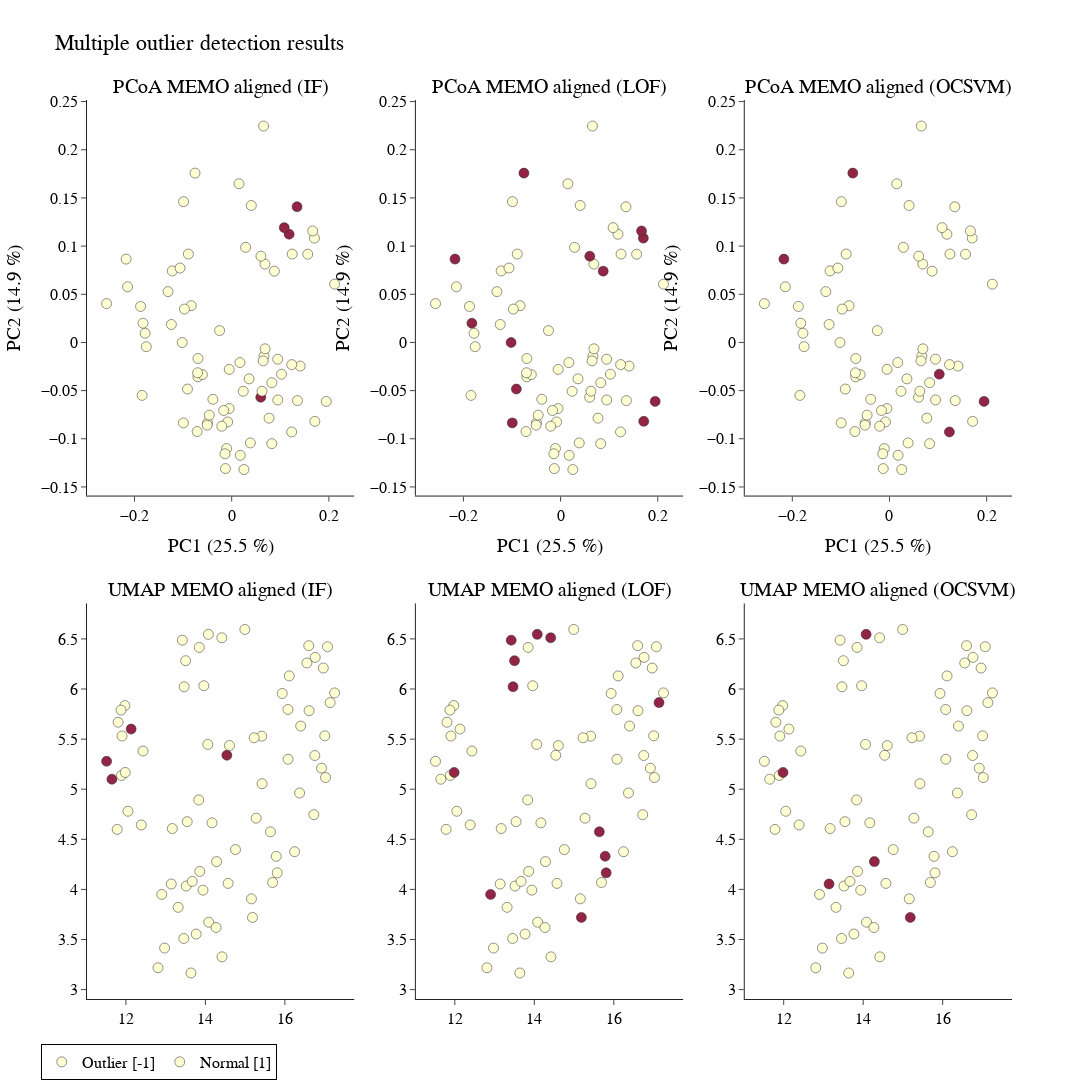

The cell this chart's notebook holds for it:
### Markdown cell above
#### SC.2.1 PCoA + UMAP combined visualization

### Code cell
pcoa_umap_2d(
    matrix= metric_df,
    data = SC,
    metric= 'braycurtis', 
    filename_header=filename_header)

### Figure 1 — Plotly figure (JSON) as saved in the notebook; plotly's stock layout.template omitted (floating-point values rounded to 4 significant figures)
{"data": [{"hovertext": ["LQ-01-61-01_pos.mzXML", "LQ-01-61-02_pos.mzXML", "LQ-01-61-03_pos.mzXML", "LQ-01-61-04_pos.mzXML", "LQ-01-61-05_pos.mzXML", "LQ-01-61-06_pos.mzXML", "LQ-01-61-07_pos.mzXML", "LQ-01-61-08_pos.mzXML", "LQ-01-61-09_pos.mzXML", "LQ-01-61-10_pos.mzXML", "LQ-01-61-11_pos.mzXML", "LQ-01-61-12_pos.mzXML", "LQ-01-61-13_pos.mzXML", "LQ-01-61-14_pos.mzXML", "LQ-01-61-15_pos.mzXML", "LQ-01-61-16_pos.mzXML", "LQ-01-61-17_pos.mzXML", "LQ-01-61-18_pos.mzXML", "LQ-01-61-19_pos.mzXML", "LQ-01-61-20_pos.mzXML", "LQ-01-61-21_pos.mzXML", "LQ-01-61-22_pos.mzXML", "LQ-01-61-23_pos.mzXML", "LQ-01-61-24_pos.mzXML", "LQ-01-61-25_pos.mzXML", "LQ-01-61-26_pos.mzXML", "LQ-01-61-27_pos.mzXML", "LQ-01-61-28_pos.mzXML", "LQ-01-61-29_pos.mzXML", "LQ-01-61-30_pos.mzXML", "LQ-01-61-31_pos.mzXML", "LQ-01-61-32_pos.mzXML", "LQ-01-61-33_pos.mzXML", "LQ-01-61-34_pos.mzXML", "LQ-01-61-35_pos.mzXML", "LQ-01-61-36_pos.mzXML", "LQ-01-61-37_pos.mzXML", "LQ-01-61-38_pos.mzXML", "LQ-01-61-39_pos.mzXML", "LQ-01-61-40_pos.mzXML", "LQ-01-61-41_pos.mzXML", "LQ-01-61-42_pos.mzXML", "LQ-01-61-43_pos.mzXML", "LQ-01-61-44_pos.mzXML", "LQ-01-61-45_pos.mzXML", "LQ-01-61-46_pos.mzXML", "LQ-01-61-47_pos.mzXML", "LQ-01-61-48_pos.mzXML", "LQ-01-61-49_pos.mzXML", "LQ-01-61-50_pos.mzXML", "LQ-01-61-51_pos.mzXML", "LQ-01-61-52_pos.mzXML", "LQ-01-61-53_pos.mzXML", "LQ-01-61-54_pos.mzXML", "LQ-01-61-55_pos.mzXML", "LQ-01-61-56_pos.mzXML", "LQ-01-61-57_pos.mzXML", "LQ-01-61-58_pos.mzXML", "LQ-01-61-59_pos.mzXML", "LQ-01-61-60_pos.mzXML", "LQ-01-61-61_pos.mzXML", "LQ-01-61-62_pos.mzXML", "LQ-01-61-63_pos.mzXML", "LQ-01-61-64_pos.mzXML", "LQ-01-61-65_pos.mzXML", "LQ-01-61-66_pos.mzXML", "LQ-01-61-67_pos.mzXML", "LQ-01-61-68_pos.mzXML", "LQ-01-61-69_pos.mzXML", "LQ-01-61-70_pos.mzXML", "LQ-01-61-71_pos.mzXML", "LQ-01-61-72_pos.mzXML", "LQ-01-61-73_pos.mzXML", "LQ-01-61-74_pos.mzXML", "LQ-01-61-75_pos.mzXML", "LQ-01-61-78_pos.mzXML"], "marker": {"color": [1, 1, -1, -1, -1, -1, 1, 1, 1, 1, 1, 1, 1, 1, 1, 1, 1, 1, 1, 1, 1, 1, 1, 1, 1, 1, 1, 1, 1, 1, 1, 1, 1, 1, 1, 1, 1, 1, 1, 1, 1, 1, 1, 1, 1, 1, 1, 1, 1, 1, 1, 1, 1, 1, 1, 1, 1, 1, 1, 1, 1, 1, 1, 1, 1, 1, 1, 1, 1, 1, 1, 1, 1, 1, 1, 1], "colorscale": [[0, "rgb(128,0,38)"], [0.125, "rgb(189,0,38)"], [0.25, "rgb(227,26,28)"], [0.375, "rgb(252,78,42)"], [0.5, "rgb(253,141,60)"], [0.625, "rgb(254,178,76)"], [0.75, "rgb(254,217,118)"], [0.875, "rgb(255,237,160)"], [1, "rgb(255,255,204)"]], "line": {"color": "black", "width": 0.5}, "showscale": false, "size": 10}, "mode": "markers", "opacity": 0.85, "showlegend": false, "type": "scatter", "x": [-0.08918, 0.06847, 0.1345, 0.1182, 0.0598, 0.1082, 0.1947, -0.2574, -0.2144, -0.005231, 0.1025, -0.04967, -0.005017, 0.0656, -0.0165, 0.02379, 0.02869, -0.02495, 0.1712, 0.07694, -0.06939, -0.1018, -0.1825, 0.06655, 0.08259, 0.02525, -0.008293, -0.1875, -0.1223, -0.06946, 0.2118, 0.141, 0.01772, 0.06482, 0.1234, -0.02034, 0.04036, 0.01698, -0.01284, 0.0384, 0.06012, -0.06026, -0.1242, 0.06874, 0.09485, -0.01052, -0.09101, 0.06244, 0.08266, 0.09473, -0.03866, -0.05036, 0.03587, 0.08773, 0.1703, 0.1666, -0.08331, 0.1354, -0.07115, -0.2173, -0.07011, -0.1781, -0.01379, -0.04605, -0.1844, -0.131, -0.09907, -0.1757, -0.1062, 0.01502, -0.0973, -0.09938, 0.1245, 0.1565, 0.1236, -0.07547], "xaxis": "x", "y": [0.09175, 0.0813, 0.1408, 0.1123, -0.05689, 0.1192, -0.06121, 0.04031, 0.05775, -0.06862, -0.03298, -0.08341, -0.02797, 0.2246, -0.07066, -0.0507, 0.09869, 0.01227, -0.0819, -0.0786, -0.01669, -0.0001019, 0.01989, -0.01423, -0.1051, -0.1319, -0.08251, 0.03735, 0.07423, -0.03571, 0.06049, -0.02453, -0.1171, -0.01909, -0.09288, -0.08695, 0.1421, -0.02088, -0.1309, -0.1043, 0.08952, -0.03335, 0.01863, -0.006606, -0.05968, -0.1101, -0.04839, -0.05063, -0.04182, -0.01739, -0.05902, -0.08584, -0.03779, 0.07399, 0.1083, 0.1157, 0.03813, -0.06036, -0.09247, 0.08651, -0.0315, 0.009543, -0.1155, -0.07547, -0.05496, 0.05273, 0.1461, -0.004434, 0.0772, 0.1647, 0.03465, -0.08351, 0.09171, 0.09157, -0.02302, 0.1757], "yaxis": "y"}, {"hovertext": ["LQ-01-61-01_pos.mzXML", "LQ-01-61-02_pos.mzXML", "LQ-01-61-03_pos.mzXML", "LQ-01-61-04_pos.mzXML", "LQ-01-61-05_pos.mzXML", "LQ-01-61-06_pos.mzXML", "LQ-01-61-07_pos.mzXML", "LQ-01-61-08_pos.mzXML", "LQ-01-61-09_pos.mzXML", "LQ-01-61-10_pos.mzXML", "LQ-01-61-11_pos.mzXML", "LQ-01-61-12_pos.mzXML", "LQ-01-61-13_pos.mzXML", "LQ-01-61-14_pos.mzXML", "LQ-01-61-15_pos.mzXML", "LQ-01-61-16_pos.mzXML", "LQ-01-61-17_pos.mzXML", "LQ-01-61-18_pos.mzXML", "LQ-01-61-19_pos.mzXML", "LQ-01-61-20_pos.mzXML", "LQ-01-61-21_pos.mzXML", "LQ-01-61-22_pos.mzXML", "LQ-01-61-23_pos.mzXML", "LQ-01-61-24_pos.mzXML", "LQ-01-61-25_pos.mzXML", "LQ-01-61-26_pos.mzXML", "LQ-01-61-27_pos.mzXML", "LQ-01-61-28_pos.mzXML", "LQ-01-61-29_pos.mzXML", "LQ-01-61-30_pos.mzXML", "LQ-01-61-31_pos.mzXML", "LQ-01-61-32_pos.mzXML", "LQ-01-61-33_pos.mzXML", "LQ-01-61-34_pos.mzXML", "LQ-01-61-35_pos.mzXML", "LQ-01-61-36_pos.mzXML", "LQ-01-61-37_pos.mzXML", "LQ-01-61-38_pos.mzXML", "LQ-01-61-39_pos.mzXML", "LQ-01-61-40_pos.mzXML", "LQ-01-61-41_pos.mzXML", "LQ-01-61-42_pos.mzXML", "LQ-01-61-43_pos.mzXML", "LQ-01-61-44_pos.mzXML", "LQ-01-61-45_pos.mzXML", "LQ-01-61-46_pos.mzXML", "LQ-01-61-47_pos.mzXML", "LQ-01-61-48_pos.mzXML", "LQ-01-61-49_pos.mzXML", "LQ-01-61-50_pos.mzXML", "LQ-01-61-51_pos.mzXML", "LQ-01-61-52_pos.mzXML", "LQ-01-61-53_pos.mzXML", "LQ-01-61-54_pos.mzXML", "LQ-01-61-55_pos.mzXML", "LQ-01-61-56_pos.mzXML", "LQ-01-61-57_pos.mzXML", "LQ-01-61-58_pos.mzXML", "LQ-01-61-59_pos.mzXML", "LQ-01-61-60_pos.mzXML", "LQ-01-61-61_pos.mzXML", "LQ-01-61-62_pos.mzXML", "LQ-01-61-63_pos.mzXML", "LQ-01-61-64_pos.mzXML", "LQ-01-61-65_pos.mzXML", "LQ-01-61-66_pos.mzXML", "LQ-01-61-67_pos.mzXML", "LQ-01-61-68_pos.mzXML", "LQ-01-61-69_pos.mzXML", "LQ-01-61-70_pos.mzXML", "LQ-01-61-71_pos.mzXML", "LQ-01-61-72_pos.mzXML", "LQ-01-61-73_pos.mzXML", "LQ-01-61-74_pos.mzXML", "LQ-01-61-75_pos.mzXML", "LQ-01-61-78_pos.mzXML"], "marker": {"color": [1, 1, 1, 1, 1, 1, -1, 1, 1, 1, 1, 1, 1, 1, 1, 1, 1, 1, -1, 1, 1, -1, -1, 1, 1, 1, 1, 1, 1, 1, 1, 1, 1, 1, 1, 1, 1, 1, 1, 1, -1, 1, 1, 1, 1, 1, -1, 1, 1, 1, 1, 1, 1, -1, -1, -1, 1, 1, 1, -1, 1, 1, 1, 1, 1, 1, 1, 1, 1, 1, 1, -1, 1, 1, 1, -1], "colorscale": [[0, "rgb(128,0,38)"], [0.125, "rgb(189,0,38)"], [0.25, "rgb(227,26,28)"], [0.375, "rgb(252,78,42)"], [0.5, "rgb(253,141,60)"], [0.625, "rgb(254,178,76)"], [0.75, "rgb(254,217,118)"], [0.875, "rgb(255,237,160)"], [1, "rgb(255,255,204)"]], "line": {"color": "black", "width": 0.5}, "showscale": false, "size": 10}, "mode": "markers", "opacity": 0.85, "showlegend": false, "type": "scatter", "x": [-0.08918, 0.06847, 0.1345, 0.1182, 0.0598, 0.1082, 0.1947, -0.2574, -0.2144, -0.005231, 0.1025, -0.04967, -0.005017, 0.0656, -0.0165, 0.02379, 0.02869, -0.02495, 0.1712, 0.07694, -0.06939, -0.1018, -0.1825, 0.06655, 0.08259, 0.02525, -0.008293, -0.1875, -0.1223, -0.06946, 0.2118, 0.141, 0.01772, 0.06482, 0.1234, -0.02034, 0.04036, 0.01698, -0.01284, 0.0384, 0.06012, -0.06026, -0.1242, 0.06874, 0.09485, -0.01052, -0.09101, 0.06244, 0.08266, 0.09473, -0.03866, -0.05036, 0.03587, 0.08773, 0.1703, 0.1666, -0.08331, 0.1354, -0.07115, -0.2173, -0.07011, -0.1781, -0.01379, -0.04605, -0.1844, -0.131, -0.09907, -0.1757, -0.1062, 0.01502, -0.0973, -0.09938, 0.1245, 0.1565, 0.1236, -0.07547], "xaxis": "x2", "y": [0.09175, 0.0813, 0.1408, 0.1123, -0.05689, 0.1192, -0.06121, 0.04031, 0.05775, -0.06862, -0.03298, -0.08341, -0.02797, 0.2246, -0.07066, -0.0507, 0.09869, 0.01227, -0.0819, -0.0786, -0.01669, -0.0001019, 0.01989, -0.01423, -0.1051, -0.1319, -0.08251, 0.03735, 0.07423, -0.03571, 0.06049, -0.02453, -0.1171, -0.01909, -0.09288, -0.08695, 0.1421, -0.02088, -0.1309, -0.1043, 0.08952, -0.03335, 0.01863, -0.006606, -0.05968, -0.1101, -0.04839, -0.05063, -0.04182, -0.01739, -0.05902, -0.08584, -0.03779, 0.07399, 0.1083, 0.1157, 0.03813, -0.06036, -0.09247, 0.08651, -0.0315, 0.009543, -0.1155, -0.07547, -0.05496, 0.05273, 0.1461, -0.004434, 0.0772, 0.1647, 0.03465, -0.08351, 0.09171, 0.09157, -0.02302, 0.1757], "yaxis": "y2"}, {"hovertext": ["LQ-01-61-01_pos.mzXML", "LQ-01-61-02_pos.mzXML", "LQ-01-61-03_pos.mzXML", "LQ-01-61-04_pos.mzXML", "LQ-01-61-05_pos.mzXML", "LQ-01-61-06_pos.mzXML", "LQ-01-61-07_pos.mzXML", "LQ-01-61-08_pos.mzXML", "LQ-01-61-09_pos.mzXML", "LQ-01-61-10_pos.mzXML", "LQ-01-61-11_pos.mzXML", "LQ-01-61-12_pos.mzXML", "LQ-01-61-13_pos.mzXML", "LQ-01-61-14_pos.mzXML", "LQ-01-61-15_pos.mzXML", "LQ-01-61-16_pos.mzXML", "LQ-01-61-17_pos.mzXML", "LQ-01-61-18_pos.mzXML", "LQ-01-61-19_pos.mzXML", "LQ-01-61-20_pos.mzXML", "LQ-01-61-21_pos.mzXML", "LQ-01-61-22_pos.mzXML", "LQ-01-61-23_pos.mzXML", "LQ-01-61-24_pos.mzXML", "LQ-01-61-25_pos.mzXML", "LQ-01-61-26_pos.mzXML", "LQ-01-61-27_pos.mzXML", "LQ-01-61-28_pos.mzXML", "LQ-01-61-29_pos.mzXML", "LQ-01-61-30_pos.mzXML", "LQ-01-61-31_pos.mzXML", "LQ-01-61-32_pos.mzXML", "LQ-01-61-33_pos.mzXML", "LQ-01-61-34_pos.mzXML", "LQ-01-61-35_pos.mzXML", "LQ-01-61-36_pos.mzXML", "LQ-01-61-37_pos.mzXML", "LQ-01-61-38_pos.mzXML", "LQ-01-61-39_pos.mzXML", "LQ-01-61-40_pos.mzXML", "LQ-01-61-41_pos.mzXML", "LQ-01-61-42_pos.mzXML", "LQ-01-61-43_pos.mzXML", "LQ-01-61-44_pos.mzXML", "LQ-01-61-45_pos.mzXML", "LQ-01-61-46_pos.mzXML", "LQ-01-61-47_pos.mzXML", "LQ-01-61-48_pos.mzXML", "LQ-01-61-49_pos.mzXML", "LQ-01-61-50_pos.mzXML", "LQ-01-61-51_pos.mzXML", "LQ-01-61-52_pos.mzXML", "LQ-01-61-53_pos.mzXML", "LQ-01-61-54_pos.mzXML", "LQ-01-61-55_pos.mzXML", "LQ-01-61-56_pos.mzXML", "LQ-01-61-57_pos.mzXML", "LQ-01-61-58_pos.mzXML", "LQ-01-61-59_pos.mzXML", "LQ-01-61-60_pos.mzXML", "LQ-01-61-61_pos.mzXML", "LQ-01-61-62_pos.mzXML", "LQ-01-61-63_pos.mzXML", "LQ-01-61-64_pos.mzXML", "LQ-01-61-65_pos.mzXML", "LQ-01-61-66_pos.mzXML", "LQ-01-61-67_pos.mzXML", "LQ-01-61-68_pos.mzXML", "LQ-01-61-69_pos.mzXML", "LQ-01-61-70_pos.mzXML", "LQ-01-61-71_pos.mzXML", "LQ-01-61-72_pos.mzXML", "LQ-01-61-73_pos.mzXML", "LQ-01-61-74_pos.mzXML", "LQ-01-61-75_pos.mzXML", "LQ-01-61-78_pos.mzXML"], "marker": {"color": [1, 1, 1, 1, 1, 1, -1, 1, 1, 1, -1, 1, 1, 1, 1, 1, 1, 1, 1, 1, 1, 1, 1, 1, 1, 1, 1, 1, 1, 1, 1, 1, 1, 1, -1, 1, 1, 1, 1, 1, 1, 1, 1, 1, 1, 1, 1, 1, 1, 1, 1, 1, 1, 1, 1, 1, 1, 1, 1, -1, 1, 1, 1, 1, 1, 1, 1, 1, 1, 1, 1, 1, 1, 1, 1, -1], "colorscale": [[0, "rgb(128,0,38)"], [0.125, "rgb(189,0,38)"], [0.25, "rgb(227,26,28)"], [0.375, "rgb(252,78,42)"], [0.5, "rgb(253,141,60)"], [0.625, "rgb(254,178,76)"], [0.75, "rgb(254,217,118)"], [0.875, "rgb(255,237,160)"], [1, "rgb(255,255,204)"]], "line": {"color": "black", "width": 0.5}, "showscale": false, "size": 10}, "mode": "markers", "opacity": 0.85, "showlegend": false, "type": "scatter", "x": [-0.08918, 0.06847, 0.1345, 0.1182, 0.0598, 0.1082, 0.1947, -0.2574, -0.2144, -0.005231, 0.1025, -0.04967, -0.005017, 0.0656, -0.0165, 0.02379, 0.02869, -0.02495, 0.1712, 0.07694, -0.06939, -0.1018, -0.1825, 0.06655, 0.08259, 0.02525, -0.008293, -0.1875, -0.1223, -0.06946, 0.2118, 0.141, 0.01772, 0.06482, 0.1234, -0.02034, 0.04036, 0.01698, -0.01284, 0.0384, 0.06012, -0.06026, -0.1242, 0.06874, 0.09485, -0.01052, -0.09101, 0.06244, 0.08266, 0.09473, -0.03866, -0.05036, 0.03587, 0.08773, 0.1703, 0.1666, -0.08331, 0.1354, -0.07115, -0.2173, -0.07011, -0.1781, -0.01379, -0.04605, -0.1844, -0.131, -0.09907, -0.1757, -0.1062, 0.01502, -0.0973, -0.09938, 0.1245, 0.1565, 0.1236, -0.07547], "xaxis": "x3", "y": [0.09175, 0.0813, 0.1408, 0.1123, -0.05689, 0.1192, -0.06121, 0.04031, 0.05775, -0.06862, -0.03298, -0.08341, -0.02797, 0.2246, -0.07066, -0.0507, 0.09869, 0.01227, -0.0819, -0.0786, -0.01669, -0.0001019, 0.01989, -0.01423, -0.1051, -0.1319, -0.08251, 0.03735, 0.07423, -0.03571, 0.06049, -0.02453, -0.1171, -0.01909, -0.09288, -0.08695, 0.1421, -0.02088, -0.1309, -0.1043, 0.08952, -0.03335, 0.01863, -0.006606, -0.05968, -0.1101, -0.04839, -0.05063, -0.04182, -0.01739, -0.05902, -0.08584, -0.03779, 0.07399, 0.1083, 0.1157, 0.03813, -0.06036, -0.09247, 0.08651, -0.0315, 0.009543, -0.1155, -0.07547, -0.05496, 0.05273, 0.1461, -0.004434, 0.0772, 0.1647, 0.03465, -0.08351, 0.09171, 0.09157, -0.02302, 0.1757], "yaxis": "y3"}, {"hovertext": ["LQ-01-61-01_pos.mzXML", "LQ-01-61-02_pos.mzXML", "LQ-01-61-03_pos.mzXML", "LQ-01-61-04_pos.mzXML", "LQ-01-61-05_pos.mzXML", "LQ-01-61-06_pos.mzXML", "LQ-01-61-07_pos.mzXML", "LQ-01-61-08_pos.mzXML", "LQ-01-61-09_pos.mzXML", "LQ-01-61-10_pos.mzXML", "LQ-01-61-11_pos.mzXML", "LQ-01-61-12_pos.mzXML", "LQ-01-61-13_pos.mzXML", "LQ-01-61-14_pos.mzXML", "LQ-01-61-15_pos.mzXML", "LQ-01-61-16_pos.mzXML", "LQ-01-61-17_pos.mzXML", "LQ-01-61-18_pos.mzXML", "LQ-01-61-19_pos.mzXML", "LQ-01-61-20_pos.mzXML", "LQ-01-61-21_pos.mzXML", "LQ-01-61-22_pos.mzXML", "LQ-01-61-23_pos.mzXML", "LQ-01-61-24_pos.mzXML", "LQ-01-61-25_pos.mzXML", "LQ-01-61-26_pos.mzXML", "LQ-01-61-27_pos.mzXML", "LQ-01-61-28_pos.mzXML", "LQ-01-61-29_pos.mzXML", "LQ-01-61-30_pos.mzXML", "LQ-01-61-31_pos.mzXML", "LQ-01-61-32_pos.mzXML", "LQ-01-61-33_pos.mzXML", "LQ-01-61-34_pos.mzXML", "LQ-01-61-35_pos.mzXML", "LQ-01-61-36_pos.mzXML", "LQ-01-61-37_pos.mzXML", "LQ-01-61-38_pos.mzXML", "LQ-01-61-39_pos.mzXML", "LQ-01-61-40_pos.mzXML", "LQ-01-61-41_pos.mzXML", "LQ-01-61-42_pos.mzXML", "LQ-01-61-43_pos.mzXML", "LQ-01-61-44_pos.mzXML", "LQ-01-61-45_pos.mzXML", "LQ-01-61-46_pos.mzXML", "LQ-01-61-47_pos.mzXML", "LQ-01-61-48_pos.mzXML", "LQ-01-61-49_pos.mzXML", "LQ-01-61-50_pos.mzXML", "LQ-01-61-51_pos.mzXML", "LQ-01-61-52_pos.mzXML", "LQ-01-61-53_pos.mzXML", "LQ-01-61-54_pos.mzXML", "LQ-01-61-55_pos.mzXML", "LQ-01-61-56_pos.mzXML", "LQ-01-61-57_pos.mzXML", "LQ-01-61-58_pos.mzXML", "LQ-01-61-59_pos.mzXML", "LQ-01-61-60_pos.mzXML", "LQ-01-61-61_pos.mzXML", "LQ-01-61-62_pos.mzXML", "LQ-01-61-63_pos.mzXML", "LQ-01-61-64_pos.mzXML", "LQ-01-61-65_pos.mzXML", "LQ-01-61-66_pos.mzXML", "LQ-01-61-67_pos.mzXML", "LQ-01-61-68_pos.mzXML", "LQ-01-61-69_pos.mzXML", "LQ-01-61-70_pos.mzXML", "LQ-01-61-71_pos.mzXML", "LQ-01-61-72_pos.mzXML", "LQ-01-61-73_pos.mzXML", "LQ-01-61-74_pos.mzXML", "LQ-01-61-75_pos.mzXML", "LQ-01-61-78_pos.mzXML"], "marker": {"color": [1, 1, -1, -1, -1, -1, 1, 1, 1, 1, 1, 1, 1, 1, 1, 1, 1, 1, 1, 1, 1, 1, 1, 1, 1, 1, 1, 1, 1, 1, 1, 1, 1, 1, 1, 1, 1, 1, 1, 1, 1, 1, 1, 1, 1, 1, 1, 1, 1, 1, 1, 1, 1, 1, 1, 1, 1, 1, 1, 1, 1, 1, 1, 1, 1, 1, 1, 1, 1, 1, 1, 1, 1, 1, 1, 1], "colorscale": [[0, "rgb(128,0,38)"], [0.125, "rgb(189,0,38)"], [0.25, "rgb(227,26,28)"], [0.375, "rgb(252,78,42)"], [0.5, "rgb(253,141,60)"], [0.625, "rgb(254,178,76)"], [0.75, "rgb(254,217,118)"], [0.875, "rgb(255,237,160)"], [1, "rgb(255,255,204)"]], "line": {"color": "black", "width": 0.5}, "showscale": false, "size": 10}, "mode": "markers", "name": "Outlier [-1]", "opacity": 0.85, "type": "scatter", "x": [11.78, 12.05, 11.51, 11.65, 14.54, 12.13, 14.07, 16.92, 15.16, 15.28, 13.14, 16.11, 14.08, 11.97, 15.43, 14.99, 12.43, 14.06, 14.41, 14.57, 15.69, 15.78, 15.64, 13.32, 14.76, 17.07, 15.42, 14.42, 12.81, 17.25, 13.85, 13.96, 17.0, 13.52, 14.28, 16.76, 11.8, 14.6, 16.97, 16.61, 12.9, 15.93, 15.23, 13.17, 14.17, 16.75, 15.81, 13.94, 13.86, 13.67, 16.37, 16.4, 14.27, 13.47, 13.5, 13.42, 13.77, 13.83, 16.55, 15.18, 17.02, 16.08, 16.24, 16.73, 16.6, 13.64, 12.39, 16.08, 12.97, 11.89, 13.46, 17.14, 11.88, 11.9, 13.54, 11.98], "xaxis": "x4", "y": [4.599, 4.78, 5.279, 5.1, 5.339, 5.6, 6.545, 5.21, 3.906, 4.711, 4.054, 6.131, 3.673, 5.835, 5.055, 6.594, 5.381, 5.447, 6.511, 4.06, 4.069, 4.33, 4.575, 3.821, 4.398, 6.422, 5.53, 3.327, 3.218, 5.961, 6.415, 6.033, 5.533, 4.034, 4.278, 6.316, 5.668, 5.436, 6.209, 5.784, 3.95, 5.955, 5.513, 4.607, 4.664, 5.336, 4.165, 3.992, 4.18, 4.08, 4.962, 5.63, 3.62, 6.022, 6.283, 6.487, 3.555, 4.893, 6.26, 3.72, 5.116, 5.299, 4.376, 4.746, 6.433, 3.166, 4.643, 5.796, 3.414, 5.137, 3.51, 5.864, 5.79, 5.531, 4.676, 5.167], "yaxis": "y4"}, {"hovertext": ["LQ-01-61-01_pos.mzXML", "LQ-01-61-02_pos.mzXML", "LQ-01-61-03_pos.mzXML", "LQ-01-61-04_pos.mzXML", "LQ-01-61-05_pos.mzXML", "LQ-01-61-06_pos.mzXML", "LQ-01-61-07_pos.mzXML", "LQ-01-61-08_pos.mzXML", "LQ-01-61-09_pos.mzXML", "LQ-01-61-10_pos.mzXML", "LQ-01-61-11_pos.mzXML", "LQ-01-61-12_pos.mzXML", "LQ-01-61-13_pos.mzXML", "LQ-01-61-14_pos.mzXML", "LQ-01-61-15_pos.mzXML", "LQ-01-61-16_pos.mzXML", "LQ-01-61-17_pos.mzXML", "LQ-01-61-18_pos.mzXML", "LQ-01-61-19_pos.mzXML", "LQ-01-61-20_pos.mzXML", "LQ-01-61-21_pos.mzXML", "LQ-01-61-22_pos.mzXML", "LQ-01-61-23_pos.mzXML", "LQ-01-61-24_pos.mzXML", "LQ-01-61-25_pos.mzXML", "LQ-01-61-26_pos.mzXML", "LQ-01-61-27_pos.mzXML", "LQ-01-61-28_pos.mzXML", "LQ-01-61-29_pos.mzXML", "LQ-01-61-30_pos.mzXML", "LQ-01-61-31_pos.mzXML", "LQ-01-61-32_pos.mzXML", "LQ-01-61-33_pos.mzXML", "LQ-01-61-34_pos.mzXML", "LQ-01-61-35_pos.mzXML", "LQ-01-61-36_pos.mzXML", "LQ-01-61-37_pos.mzXML", "LQ-01-61-38_pos.mzXML", "LQ-01-61-39_pos.mzXML", "LQ-01-61-40_pos.mzXML", "LQ-01-61-41_pos.mzXML", "LQ-01-61-42_pos.mzXML", "LQ-01-61-43_pos.mzXML", "LQ-01-61-44_pos.mzXML", "LQ-01-61-45_pos.mzXML", "LQ-01-61-46_pos.mzXML", "LQ-01-61-47_pos.mzXML", "LQ-01-61-48_pos.mzXML", "LQ-01-61-49_pos.mzXML", "LQ-01-61-50_pos.mzXML", "LQ-01-61-51_pos.mzXML", "LQ-01-61-52_pos.mzXML", "LQ-01-61-53_pos.mzXML", "LQ-01-61-54_pos.mzXML", "LQ-01-61-55_pos.mzXML", "LQ-01-61-56_pos.mzXML", "LQ-01-61-57_pos.mzXML", "LQ-01-61-58_pos.mzXML", "LQ-01-61-59_pos.mzXML", "LQ-01-61-60_pos.mzXML", "LQ-01-61-61_pos.mzXML", "LQ-01-61-62_pos.mzXML", "LQ-01-61-63_pos.mzXML", "LQ-01-61-64_pos.mzXML", "LQ-01-61-65_pos.mzXML", "LQ-01-61-66_pos.mzXML", "LQ-01-61-67_pos.mzXML", "LQ-01-61-68_pos.mzXML", "LQ-01-61-69_pos.mzXML", "LQ-01-61-70_pos.mzXML", "LQ-01-61-71_pos.mzXML", "LQ-01-61-72_pos.mzXML", "LQ-01-61-73_pos.mzXML", "LQ-01-61-74_pos.mzXML", "LQ-01-61-75_pos.mzXML", "LQ-01-61-78_pos.mzXML"], "marker": {"color": [1, 1, 1, 1, 1, 1, -1, 1, 1, 1, 1, 1, 1, 1, 1, 1, 1, 1, -1, 1, 1, -1, -1, 1, 1, 1, 1, 1, 1, 1, 1, 1, 1, 1, 1, 1, 1, 1, 1, 1, -1, 1, 1, 1, 1, 1, -1, 1, 1, 1, 1, 1, 1, -1, -1, -1, 1, 1, 1, -1, 1, 1, 1, 1, 1, 1, 1, 1, 1, 1, 1, -1, 1, 1, 1, -1], "colorscale": [[0, "rgb(128,0,38)"], [0.125, "rgb(189,0,38)"], [0.25, "rgb(227,26,28)"], [0.375, "rgb(252,78,42)"], [0.5, "rgb(253,141,60)"], [0.625, "rgb(254,178,76)"], [0.75, "rgb(254,217,118)"], [0.875, "rgb(255,237,160)"], [1, "rgb(255,255,204)"]], "line": {"color": "black", "width": 0.5}, "showscale": false, "size": 10}, "mode": "markers", "name": "Normal [1]", "opacity": 0.85, "showlegend": true, "type": "scatter", "x": [11.78, 12.05, 11.51, 11.65, 14.54, 12.13, 14.07, 16.92, 15.16, 15.28, 13.14, 16.11, 14.08, 11.97, 15.43, 14.99, 12.43, 14.06, 14.41, 14.57, 15.69, 15.78, 15.64, 13.32, 14.76, 17.07, 15.42, 14.42, 12.81, 17.25, 13.85, 13.96, 17.0, 13.52, 14.28, 16.76, 11.8, 14.6, 16.97, 16.61, 12.9, 15.93, 15.23, 13.17, 14.17, 16.75, 15.81, 13.94, 13.86, 13.67, 16.37, 16.4, 14.27, 13.47, 13.5, 13.42, 13.77, 13.83, 16.55, 15.18, 17.02, 16.08, 16.24, 16.73, 16.6, 13.64, 12.39, 16.08, 12.97, 11.89, 13.46, 17.14, 11.88, 11.9, 13.54, 11.98], "xaxis": "x5", "y": [4.599, 4.78, 5.279, 5.1, 5.339, 5.6, 6.545, 5.21, 3.906, 4.711, 4.054, 6.131, 3.673, 5.835, 5.055, 6.594, 5.381, 5.447, 6.511, 4.06, 4.069, 4.33, 4.575, 3.821, 4.398, 6.422, 5.53, 3.327, 3.218, 5.961, 6.415, 6.033, 5.533, 4.034, 4.278, 6.316, 5.668, 5.436, 6.209, 5.784, 3.95, 5.955, 5.513, 4.607, 4.664, 5.336, 4.165, 3.992, 4.18, 4.08, 4.962, 5.63, 3.62, 6.022, 6.283, 6.487, 3.555, 4.893, 6.26, 3.72, 5.116, 5.299, 4.376, 4.746, 6.433, 3.166, 4.643, 5.796, 3.414, 5.137, 3.51, 5.864, 5.79, 5.531, 4.676, 5.167], "yaxis": "y5"}, {"hovertext": ["LQ-01-61-01_pos.mzXML", "LQ-01-61-02_pos.mzXML", "LQ-01-61-03_pos.mzXML", "LQ-01-61-04_pos.mzXML", "LQ-01-61-05_pos.mzXML", "LQ-01-61-06_pos.mzXML", "LQ-01-61-07_pos.mzXML", "LQ-01-61-08_pos.mzXML", "LQ-01-61-09_pos.mzXML", "LQ-01-61-10_pos.mzXML", "LQ-01-61-11_pos.mzXML", "LQ-01-61-12_pos.mzXML", "LQ-01-61-13_pos.mzXML", "LQ-01-61-14_pos.mzXML", "LQ-01-61-15_pos.mzXML", "LQ-01-61-16_pos.mzXML", "LQ-01-61-17_pos.mzXML", "LQ-01-61-18_pos.mzXML", "LQ-01-61-19_pos.mzXML", "LQ-01-61-20_pos.mzXML", "LQ-01-61-21_pos.mzXML", "LQ-01-61-22_pos.mzXML", "LQ-01-61-23_pos.mzXML", "LQ-01-61-24_pos.mzXML", "LQ-01-61-25_pos.mzXML", "LQ-01-61-26_pos.mzXML", "LQ-01-61-27_pos.mzXML", "LQ-01-61-28_pos.mzXML", "LQ-01-61-29_pos.mzXML", "LQ-01-61-30_pos.mzXML", "LQ-01-61-31_pos.mzXML", "LQ-01-61-32_pos.mzXML", "LQ-01-61-33_pos.mzXML", "LQ-01-61-34_pos.mzXML", "LQ-01-61-35_pos.mzXML", "LQ-01-61-36_pos.mzXML", "LQ-01-61-37_pos.mzXML", "LQ-01-61-38_pos.mzXML", "LQ-01-61-39_pos.mzXML", "LQ-01-61-40_pos.mzXML", "LQ-01-61-41_pos.mzXML", "LQ-01-61-42_pos.mzXML", "LQ-01-61-43_pos.mzXML", "LQ-01-61-44_pos.mzXML", "LQ-01-61-45_pos.mzXML", "LQ-01-61-46_pos.mzXML", "LQ-01-61-47_pos.mzXML", "LQ-01-61-48_pos.mzXML", "LQ-01-61-49_pos.mzXML", "LQ-01-61-50_pos.mzXML", "LQ-01-61-51_pos.mzXML", "LQ-01-61-52_pos.mzXML", "LQ-01-61-53_pos.mzXML", "LQ-01-61-54_pos.mzXML", "LQ-01-61-55_pos.mzXML", "LQ-01-61-56_pos.mzXML", "LQ-01-61-57_pos.mzXML", "LQ-01-61-58_pos.mzXML", "LQ-01-61-59_pos.mzXML", "LQ-01-61-60_pos.mzXML", "LQ-01-61-61_pos.mzXML", "LQ-01-61-62_pos.mzXML", "LQ-01-61-63_pos.mzXML", "LQ-01-61-64_pos.mzXML", "LQ-01-61-65_pos.mzXML", "LQ-01-61-66_pos.mzXML", "LQ-01-61-67_pos.mzXML", "LQ-01-61-68_pos.mzXML", "LQ-01-61-69_pos.mzXML", "LQ-01-61-70_pos.mzXML", "LQ-01-61-71_pos.mzXML", "LQ-01-61-72_pos.mzXML", "LQ-01-61-73_pos.mzXML", "LQ-01-61-74_pos.mzXML", "LQ-01-61-75_pos.mzXML", "LQ-01-61-78_pos.mzXML"], "legendgrouptitle": {"text": "Anomaly"}, "marker": {"color": [1, 1, 1, 1, 1, 1, -1, 1, 1, 1, -1, 1, 1, 1, 1, 1, 1, 1, 1, 1, 1, 1, 1, 1, 1, 1, 1, 1, 1, 1, 1, 1, 1, 1, -1, 1, 1, 1, 1, 1, 1, 1, 1, 1, 1, 1, 1, 1, 1, 1, 1, 1, 1, 1, 1, 1, 1, 1, 1, -1, 1, 1, 1, 1, 1, 1, 1, 1, 1, 1, 1, 1, 1, 1, 1, -1], "colorscale": [[0, "rgb(128,0,38)"], [0.125, "rgb(189,0,38)"], [0.25, "rgb(227,26,28)"], [0.375, "rgb(252,78,42)"], [0.5, "rgb(253,141,60)"], [0.625, "rgb(254,178,76)"], [0.75, "rgb(254,217,118)"], [0.875, "rgb(255,237,160)"], [1, "rgb(255,255,204)"]], "line": {"color": "black", "width": 0.5}, "showscale": false, "size": 10}, "mode": "markers", "opacity": 0.85, "showlegend": false, "type": "scatter", "x": [11.78, 12.05, 11.51, 11.65, 14.54, 12.13, 14.07, 16.92, 15.16, 15.28, 13.14, 16.11, 14.08, 11.97, 15.43, 14.99, 12.43, 14.06, 14.41, 14.57, 15.69, 15.78, 15.64, 13.32, 14.76, 17.07, 15.42, 14.42, 12.81, 17.25, 13.85, 13.96, 17.0, 13.52, 14.28, 16.76, 11.8, 14.6, 16.97, 16.61, 12.9, 15.93, 15.23, 13.17, 14.17, 16.75, 15.81, 13.94, 13.86, 13.67, 16.37, 16.4, 14.27, 13.47, 13.5, 13.42, 13.77, 13.83, 16.55, 15.18, 17.02, 16.08, 16.24, 16.73, 16.6, 13.64, 12.39, 16.08, 12.97, 11.89, 13.46, 17.14, 11.88, 11.9, 13.54, 11.98], "xaxis": "x6", "y": [4.599, 4.78, 5.279, 5.1, 5.339, 5.6, 6.545, 5.21, 3.906, 4.711, 4.054, 6.131, 3.673, 5.835, 5.055, 6.594, 5.381, 5.447, 6.511, 4.06, 4.069, 4.33, 4.575, 3.821, 4.398, 6.422, 5.53, 3.327, 3.218, 5.961, 6.415, 6.033, 5.533, 4.034, 4.278, 6.316, 5.668, 5.436, 6.209, 5.784, 3.95, 5.955, 5.513, 4.607, 4.664, 5.336, 4.165, 3.992, 4.18, 4.08, 4.962, 5.63, 3.62, 6.022, 6.283, 6.487, 3.555, 4.893, 6.26, 3.72, 5.116, 5.299, 4.376, 4.746, 6.433, 3.166, 4.643, 5.796, 3.414, 5.137, 3.51, 5.864, 5.79, 5.531, 4.676, 5.167], "yaxis": "y6"}], "layout": {"annotations": [{"font": {"size": 20}, "showarrow": false, "text": "PCoA MEMO aligned (IF)", "x": 0.1444, "xanchor": "center", "xref": "paper", "y": 1, "yanchor": "bottom", "yref": "paper"}, {"font": {"size": 20}, "showarrow": false, "text": "PCoA MEMO aligned (LOF)", "x": 0.5, "xanchor": "center", "xref": "paper", "y": 1, "yanchor": "bottom", "yref": "paper"}, {"font": {"size": 20}, "showarrow": false, "text": "PCoA MEMO aligned (OCSVM)", "x": 0.8556, "xanchor": "center", "xref": "paper", "y": 1, "yanchor": "bottom", "yref": "paper"}, {"font": {"size": 20}, "showarrow": false, "text": "UMAP MEMO aligned (IF)", "x": 0.1444, "xanchor": "center", "xref": "paper", "y": 0.44, "yanchor": "bottom", "yref": "paper"}, {"font": {"size": 20}, "showarrow": false, "text": "UMAP MEMO aligned (LOF)", "x": 0.5, "xanchor": "center", "xref": "paper", "y": 0.44, "yanchor": "bottom", "yref": "paper"}, {"font": {"size": 20}, "showarrow": false, "text": "UMAP MEMO aligned (OCSVM)", "x": 0.8556, "xanchor": "center", "xref": "paper", "y": 0.44, "yanchor": "bottom", "yref": "paper"}], "font": {"color": "black", "family": "Times New Roman", "size": 16}, "height": 1200, "legend": {"bordercolor": "Black", "borderwidth": 1, "orientation": "h", "x": -0.05, "y": -0.05}, "title": {"text": "Multiple outlier detection results"}, "width": 1500, "xaxis": {"anchor": "y", "domain": [0, 0.2889], "title": {"text": "PC1 (25.5 %)"}}, "xaxis2": {"anchor": "y2", "domain": [0.3556, 0.6444], "title": {"text": "PC1 (25.5 %)"}}, "xaxis3": {"anchor": "y3", "domain": [0.7111, 1], "title": {"text": "PC1 (25.5 %)"}}, "xaxis4": {"anchor": "y4", "domain": [0, 0.2889]}, "xaxis5": {"anchor": "y5", "domain": [0.3556, 0.6444]}, "xaxis6": {"anchor": "y6", "domain": [0.7111, 1]}, "yaxis": {"anchor": "x", "domain": [0.56, 1], "title": {"text": "PC2 (14.9 %)"}}, "yaxis2": {"anchor": "x2", "domain": [0.56, 1], "title": {"text": "PC2 (14.9 %)"}}, "yaxis3": {"anchor": "x3", "domain": [0.56, 1], "title": {"text": "PC2 (14.9 %)"}}, "yaxis4": {"anchor": "x4", "domain": [0, 0.44]}, "yaxis5": {"anchor": "x5", "domain": [0, 0.44]}, "yaxis6": {"anchor": "x6", "domain": [0, 0.44]}}}
